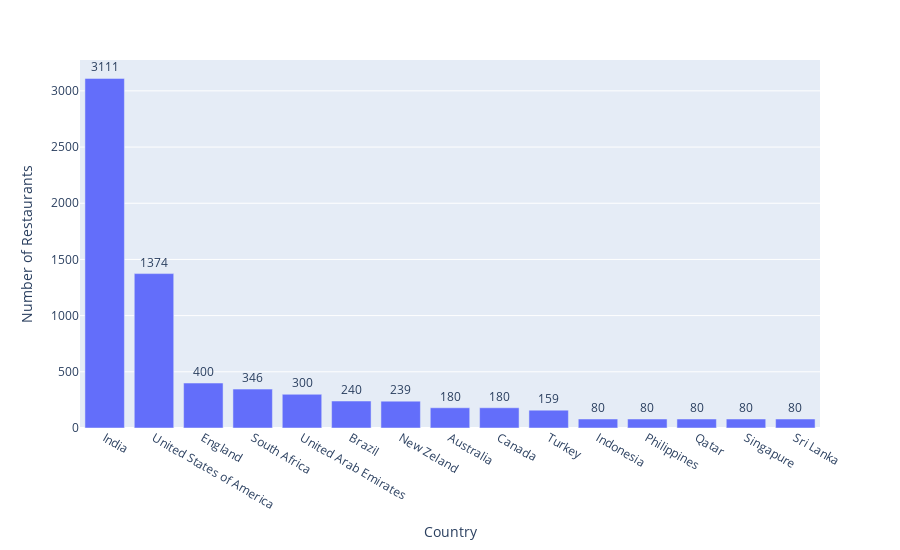

The notebook cell saved with this chart:
### Code cell
# Criar o gráfico de barras
fig = px.bar(top_countries, x='country', y='number_of_restaurants',
             labels={'country': 'Country', 'number_of_restaurants': 'Number of Restaurants'},
             text='number_of_restaurants',
             height=550)

# Ajustar a exibição dos rótulos de texto
fig.update_traces(textposition='outside')

# Remove the legend
fig.update_layout(showlegend=False)

# Exibir gráfico
fig.show()

### Figure 1 — Plotly figure (JSON) as saved in the notebook; plotly's stock layout.template omitted (floating-point values rounded to 4 significant figures)
{"data": [{"alignmentgroup": "True", "hovertemplate": "Country=%{x}<br>Number of Restaurants=%{text}<extra></extra>", "legendgroup": "", "marker": {"color": "#636efa", "pattern": {"shape": ""}}, "name": "", "offsetgroup": "", "orientation": "v", "showlegend": false, "text": [3111, 1374, 400, 346, 300, 240, 239, 180, 180, 159, 80, 80, 80, 80, 80], "textposition": "outside", "type": "bar", "x": ["India", "United States of America", "England", "South Africa", "United Arab Emirates", "Brazil", "New Zeland", "Australia", "Canada", "Turkey", "Indonesia", "Philippines", "Qatar", "Singapure", "Sri Lanka"], "xaxis": "x", "y": [3111, 1374, 400, 346, 300, 240, 239, 180, 180, 159, 80, 80, 80, 80, 80], "yaxis": "y"}], "layout": {"barmode": "relative", "height": 550, "legend": {"tracegroupgap": 0}, "margin": {"t": 60}, "showlegend": false, "xaxis": {"anchor": "y", "domain": [0, 1], "title": {"text": "Country"}}, "yaxis": {"anchor": "x", "domain": [0, 1], "title": {"text": "Number of Restaurants"}}}}
